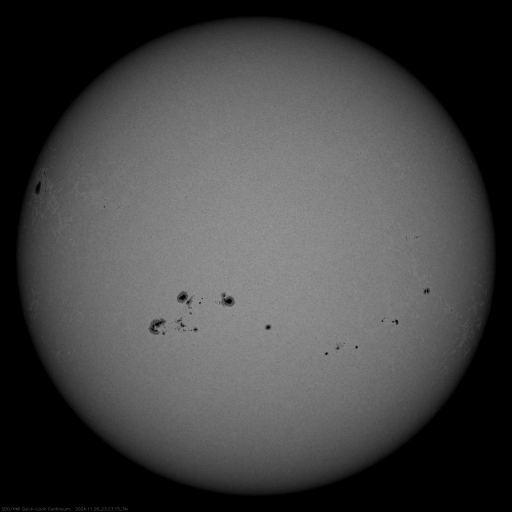
#> input picture img.jpg, 1024 x 1024 px (shown at 1/2 size)
$ python sectors.py
#> lines starting #> are read from the running program, lines starting #| are printed output that depends on the picture
import cv2
import numpy as np

image = cv2.imread('img.jpg')
#> image is the input picture: shape (1024, 1024, 3); min 0, max 158, mean 68.6
rows, cols = 16, 16
height, width, _ = image.shape
#> height = 1024; width = 1024
sector_height = height // rows
#> sector_height = 64
sector_width = width // cols
#> sector_width = 64
scale = 16
sectors = []
for i in range(rows):
    for j in range(cols):
        start_y = i * sector_height
        start_x = j * sector_width
        end_y = start_y + sector_height
        end_x = start_x + sector_width
        sector = image[start_y:end_y, start_x:end_x]
        new_size = (sector_width * scale, sector_height * scale)
        resized_sector = cv2.resize(sector, new_size, interpolation=cv2.INTER_LANCZOS4)
        sectors.append(resized_sector)
        cv2.imwrite(f'Sectors/sector_{i}_{j}.jpg', resized_sector)
#> this loop made 16 passes
#> pass 1, `cv2.imwrite(f'Sectors/sector_{i}_{j}.jpg', resized_sector)`:
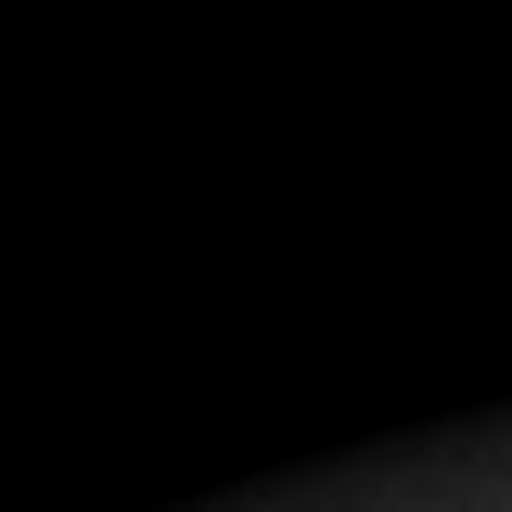
#> saved as sector_0_5.jpg: shape (1024, 1024, 3) (shown at 1/2 size); min 0, max 40, mean 1.6
#> pass 1, `cv2.imwrite(f'Sectors/sector_{i}_{j}.jpg', resized_sector)`:
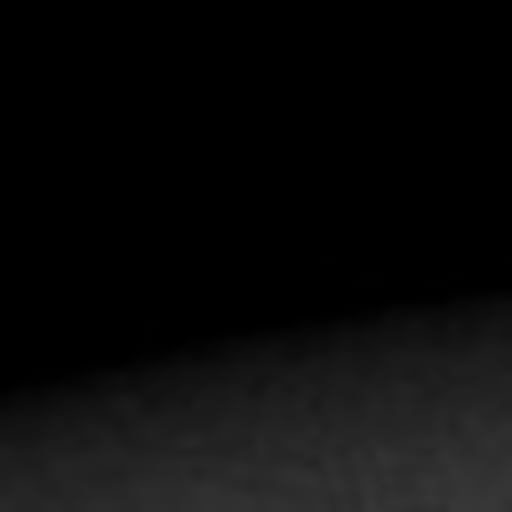
#> saved as sector_0_6.jpg: shape (1024, 1024, 3) (shown at 1/2 size); min 0, max 55, mean 10.6
#> after the loop: sector: shape (64, 64, 3); every value is 0
#> after the loop, sectors = 256 items

cv2.destroyAllWindows()
